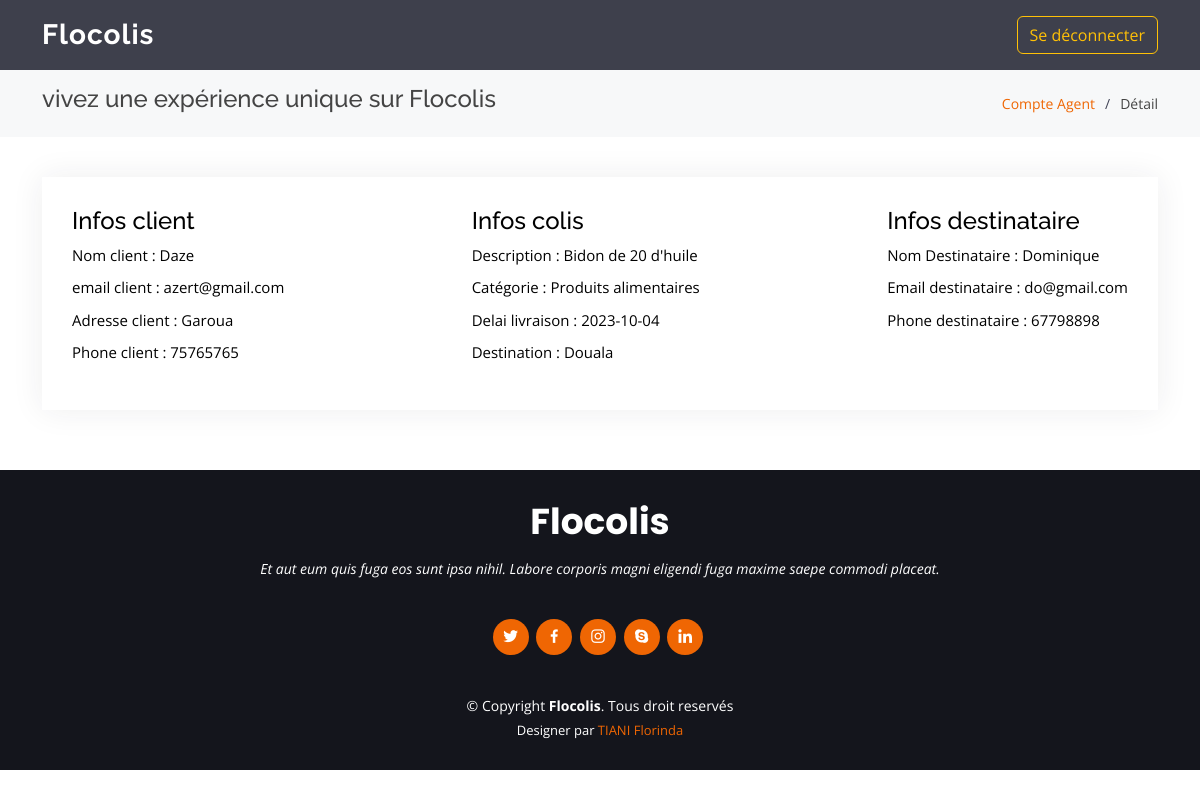
/detail.php?id_colis=39, run on the app's committed database.
### tables this page shows
CREATE TABLE `colis` (
  `id_colis` int NOT NULL,
  `id_clent` int NOT NULL,
  `id_cat` int NOT NULL,
  `id_livreur` int DEFAULT NULL,
  `id_agence` int DEFAULT NULL,
  `Descrition` varchar(255) NOT NULL,
  `date_creation` date NOT NULL,
  `delai_livraison` date NOT NULL,
  `NomDes` varchar(255) NOT NULL,
  `EmailDes` varchar(255) NOT NULL,
  `PhoneDes` int NOT NULL,
  `Destination` varchar(255) NOT NULL,
  `status_colis` varchar(255) NOT NULL DEFAULT 'save'
);

CREATE TABLE `client` (
  `id_clent` int NOT NULL,
  `Nom` varchar(255) NOT NULL,
  `Prenom` varchar(255) NOT NULL,
  `Email` varchar(255) NOT NULL,
  `Password` varchar(255) NOT NULL,
  `Phone` bigint NOT NULL,
  `Adresse` varchar(255) NOT NULL,
  `create_at` date NOT NULL
);

CREATE TABLE `categories` (
  `id_cat` int NOT NULL,
  `Nom_cat` varchar(255) NOT NULL
);

### forms/bd.php (called while the page is built, shortened)
<?php
  class colis{
    public static function connect(){
        try{
            $bdd= new PDO('mysql:host=localhost;dbname=flocolis','root','');
            return $bdd;
        }catch(PDOException $e){
            echo 'Erreur : '.$e->getMessage();
        }
    }
  }
?>

### detail.php (the view)
<?php
    include 'forms/bd.php';
        $req3=livreur::connect()->prepare("SELECT * FROM livreur WHERE id_livreur=?");
        $req3->execute(array($_SESSION['id_livreur']));
        $infoL=$req3->fetch();
?>
<!DOCTYPE html>
<html lang="en">
<?php include 'head.php' ?>
<body>
  <header id="header" class="fixed-top d-flex align-items-center">
    <div class="container d-flex align-items-center">
    <div class="logo me-auto">
        <h1><a href="index.php">Flocolis</a></h1>
    </div>
      <nav id="navbar" class="navbar order-last order-lg-0">
        <button class="btn btn-outline-warning" data-bs-target="#exampleModalToggle" data-bs-toggle="modal">Se déconnecter</button>
      </nav>
    </div>
  </header>
  <main id="main">
    <section id="breadcrumbs" class="breadcrumbs">
      <div class="container">
        <div class="d-flex justify-content-between align-items-center">
          <h4><b><?php echo $infoL['NomL'] ?></b> vivez une expérience unique sur Flocolis</h4>
          <ol>
            <li><a href="compteAgent.php">Compte Agent</a></li>
            <li>Détail</li>
          </ol>
        </div>
      </div>
    </section>
    <section id="portfolio-details" class="portfolio-details">
      <div class="container">
             <div class="portfolio-info" style="color: #000; display:flex; justify-content: space-between;">
              <?php
                 if(isset($_GET['id_colis'])){
                    $id=$_GET['id_colis'];
                    $req = colis::connect()->prepare("SELECT * FROM colis c,  client cl, categories ca WHERE c.id_clent=cl.id_clent AND ca.id_cat=c.id_cat AND id_colis=?");
                    $req->execute(array($id));
                    $colis = $req->fetchAll();
                }
              ?>
             <?php foreach($colis as $coli){ ?>
           <ul>
            <h4>Infos client</h4>
            <li>Nom client : <?php echo $coli['Nom'] ?></li>
            <li>email client : <?php echo $coli['Email'] ?></li>
            <li>Adresse client : <?php echo $coli['Adresse'] ?></li>
            <li>Phone client : <?php echo $coli['Phone'] ?></li>
           </ul>
           <ul>
            <h4>Infos colis</h4>
            <li>Description : <?php echo $coli['Descrition'] ?></li>
            <li>Catégorie : <?php echo $coli['Nom_cat'] ?></li>
            <li>Delai livraison : <?php echo $coli['delai_livraison'] ?></li>
            <li>Destination : <?php echo $coli['Destination'] ?></li>
           </ul>
           <ul>
            <h4>Infos destinataire</h4>
            <li>Nom Destinataire : <?php echo $coli['NomDes'] ?></li>
            <li>Email destinataire : <?php echo $coli['EmailDes'] ?></li>
            <li>Phone destinataire : <?php echo $coli['PhoneDes'] ?></li>
           </ul>
         <?php } ?>
      </div>
      </div>
    </section>
  </main>
  <?php include 'foot.php' ?>
</body>
</html>

### assets/css/style.css (style rules this page uses)
body { font-family: "Open Sans", sans-serif; color: #444444; }
a { color: #ef6603; text-decoration: none; }
h1, h2, h3, h4, h5, h6 { font-family: "Raleway", sans-serif; }
#header { height: 70px; transition: all 0.5s; z-index: 997; transition: all 0.5s; background: rgba(42, 44, 57, 0.9); }
#header .logo h1 { font-size: 28px; margin: 0; padding: 0; line-height: 1; font-weight: 700; letter-spacing: 1px; }
#header .logo h1 a, #header .logo h1 a:hover { color: #fff; text-decoration: none; }
.navbar { padding: 0; }
section { padding: 60px 0; overflow: hidden; }
.portfolio-details { padding-top: 40px; }
.portfolio-details .portfolio-info { padding: 30px; box-shadow: 0px 0 30px rgba(42, 44, 57, 0.08); }
.portfolio-details .portfolio-info ul { list-style: none; padding: 0; font-size: 15px; }
.portfolio-details .portfolio-info ul li+li { margin-top: 10px; }
.breadcrumbs { padding: 15px 0; margin-top: 70px; background: #f7f8f9; min-height: 40px; }
.breadcrumbs ol { display: flex; flex-wrap: wrap; list-style: none; padding: 0; margin: 0; font-size: 14px; }
.breadcrumbs ol li+li { padding-left: 10px; }
.breadcrumbs ol li+li::before { display: inline-block; padding-right: 10px; color: #404356; content: "/"; }

### data on the page
colis: id_clent.Nom "Daze", id_clent.Email "azert@gmail.com", id_clent.Adresse "Garoua", id_clent.Phone "75765765", Descrition "Bidon de 20 d'huile", id_cat.Nom_cat "Produits alimentaires", delai_livraison "2023-10-04", Destination "Douala", NomDes "Dominique", EmailDes "do@gmail.com", PhoneDes "67798898"
